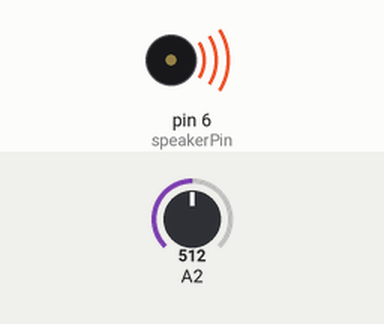
Recording of a sketch running on a simulated Arduino Uno, built with avr-gcc and run on an emulated ATmega328P. Shown: buzzer (waves = sounding). The inputs (shaded band) are chosen by the test bench; at power-on: A2 = 512. What the sketch prints to the serial monitor is not drawn.

Above: at 0.1 s.
Timing chart, 0 to 1.6 s (numbered marks = the images above):
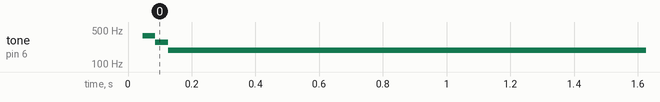

The sketch:

First_Year_Competition.ino
```cpp
int LM1 = 2;
int LM2 = 3;
int RM1 = 4;
int RM2 = 5;

int speakerPin = 6;
int tempo = 300;
int length = 15;
char notes[] = "ccggaagffeeddc ";

//A0 = Line 1
//A1 = Line 2
//A2 = Greyscale
int valONE = 0;
int valTWO = 0;
int greyVal = 0;

//Greyscale range: 50-400
//C 262: 50 - 100
//D 293: 101 - 150
//E 330: 151 - 200
//F 349: 201 - 250
//G 392: 251 - 300
//A 466: 301 - 350
//B 494: 351 - 400
//C 523: 401 - 450

void playTone(int tone)
{
  digitalWrite(speakerPin, HIGH);
  delayMicroseconds(tone);
  digitalWrite(speakerPin, LOW);
  delayMicroseconds(tone);
}

void playNote(char note)
{
  char names[] = { 'c', 'd', 'e', 'f', 'g', 'a', 'b', 'C' };
  int tones[] = { 1915, 1700, 1519, 1432, 1275, 1136, 1014, 956};

  for(int i = 0; i < 8; i++)
  {
    if (names[i] == note)
    {
      playTone(tones[i]);
    }
  }
}

void setup()
{
  Serial.begin(9600);
//  pinMode(LM1, OUTPUT);
//  pinMode(LM2, OUTPUT);
//  pinMode(RM1, OUTPUT);
//  pinMode(RM2, OUTPUT);

  pinMode(speakerPin, OUTPUT);

//  pinMode(A0, INPUT);
//  pinMode(A1, INPUT);

  pinMode(A2, INPUT);
}

void loop()
{
//  valONE = analogRead(A0);
//  valTWO = analogRead(A1);
//  Serial.print(valONE);
//  Serial.print(" ");
//  Serial.print(valTWO);
//  Serial.println("");
//
//  if (valONE > 350 || valTWO > 350)
//  {
//    digitalWrite(LM1,  HIGH);
//    digitalWrite(LM2,  LOW);
//    digitalWrite(RM1,  HIGH);
//    digitalWrite(RM2,  LOW);
////    Serial.println("Backward");
//  }
//  else
//  {
//    digitalWrite(LM1,  LOW);
//    digitalWrite(LM2,  HIGH);
//    digitalWrite(RM1,  LOW);
//    digitalWrite(RM2,  HIGH);
////    Serial.println("Forward");
//  }

  greyVal = analogRead(A2);
  Serial.println(greyVal);

  char note = ' ';
  if (greyVal < 100)
  {
    note = 'c';
    playNote(note);
  }
  else if (greyVal < 200)
  {
    note = 'd';
    playNote(note);
  }
  else if (greyVal < 300)
  {
    note = 'e';
    playNote(note);
  }
  else if (greyVal < 400)
  {
    note = 'f';
    playNote(note);
  }
  else if (greyVal < 500)
  {
    note = 'g';
    playNote(note);
  }
  else if (greyVal < 600)
  {
    note = 'a';
    playNote(note);
  }
  else if (greyVal < 700)
  {
    note = 'b';
    playNote(note);
  }
  else
  {
    note = 'C';
    playNote(note);
  }
}
```

Measured:
- by itself, tone on pin 6 (speakerPin): silent → 384 Hz at 0.05 s, → 283 Hz 0.04 s later, → 192 Hz 0.04 s later
